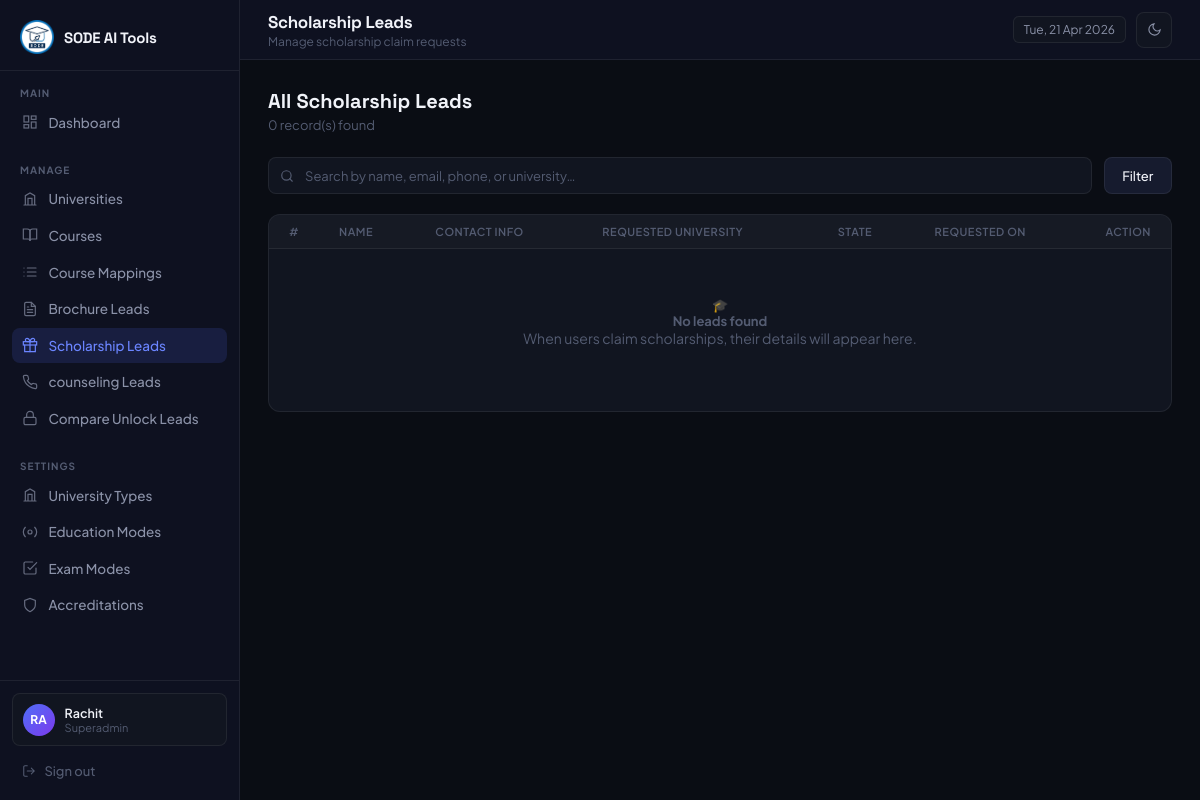
/admin/scholarship_leads.php (signed in), run on an earlier commit of the app's database.
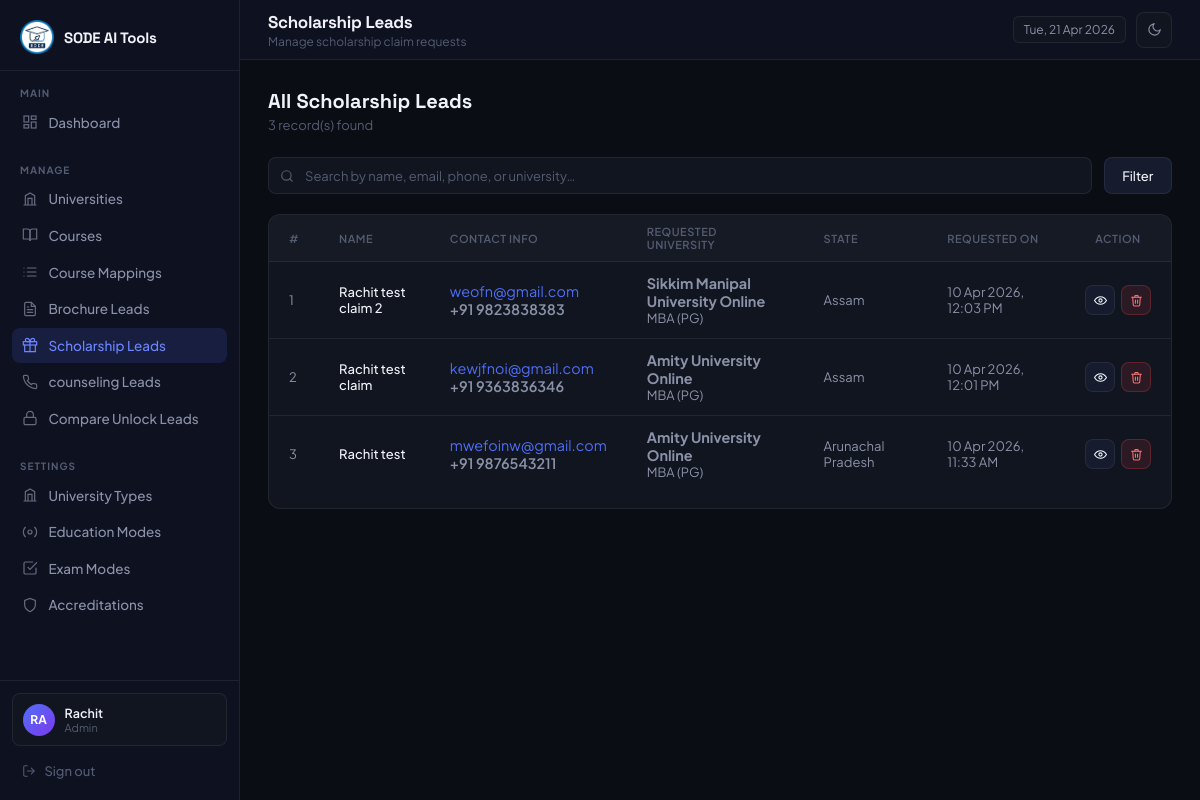
And on a later commit of the database.
### tables this page shows
CREATE TABLE `scholarship_leads` (
  `id` int(11) NOT NULL,
  `name` varchar(255) NOT NULL,
  `email` varchar(255) NOT NULL,
  `country_code` varchar(10) NOT NULL DEFAULT '+91',
  `phone` varchar(50) NOT NULL,
  `course` varchar(255) NOT NULL,
  `state` varchar(100) NOT NULL,
  `uni_name` varchar(255) DEFAULT NULL,
  `page_url` text DEFAULT NULL,
  `user_ip` varchar(45) NOT NULL,
  `created_at` timestamp NOT NULL DEFAULT current_timestamp()
);

### includes/helpers.php (called while the page is built, shortened)
<?php
function e(mixed $val): string {
    return htmlspecialchars((string)$val, ENT_QUOTES, 'UTF-8');
}

### admin/scholarship_leads.php (the view, shortened to what the changed rows need)
<?php
require_once '../includes/db.php';
require_once '../includes/helpers.php';
$where = ["1 = 1"];
$params = [];
$sql = "SELECT id, name, email, country_code, phone, course, state, uni_name, page_url, user_ip, created_at
        FROM scholarship_leads
        WHERE " . implode(' AND ', $where) . "
        ORDER BY created_at DESC";
try {
    $stmt = $pdo->prepare($sql);
    $stmt->execute($params);
    $leads = $stmt->fetchAll(PDO::FETCH_ASSOC);
} catch (PDOException $e) {
    $leads = [];
    if($e->getCode() == '42S02') {
        $table_missing = true;
    }
}
?>
<!DOCTYPE html>
<html lang="en">
<head>
</head>
<body>
  <?php require_once __DIR__ . '/includes/sidebar.php'; ?>
  <main class="main">
    <?php require_once __DIR__ . '/includes/topbar.php'; ?>
    <div class="content">
      <div class="page-header">
        <div>
          <h3>All Scholarship Leads</h3>
          <p><?= count($leads) ?> record(s) found</p>
        </div>
      </div>
      <div class="panel">
        <div class="table-responsive">
          <table>
          <thead>
            <tr>
              <th style="width:50px;">#</th>
              <th>Name</th>
              <th>Contact Info</th>
              <th>Requested University</th>
              <th>State</th>
              <th>Requested On</th>
              <th style="width:80px; text-align:center;">Action</th>
            </tr>
          </thead>
          <tbody>
            <?php if ($leads): ?>
              <?php foreach ($leads as $i => $l): ?>
                <tr>
                  <td data-label="#"> <?= $i + 1 ?> </td>
                  <td data-label="Name">
                      <div class="cell-name"><?= e($l['name']) ?></div>
                  </td>
                  <td data-label="Contact">
                      <div style="font-size:0.9rem;">
                          <div style="color:var(--accent);"><?= e($l['email']) ?></div>
                          <div style="color:var(--text-m); font-weight:600;"><?= e($l['country_code']) ?> <?= e($l['phone']) ?></div>
                      </div>
                  </td>
                  <td data-label="University">
                      <strong style="color:var(--accent-blue); font-size:0.9rem;"><?= e($l['uni_name'] ?: 'N/A') ?></strong><br>
                      <span style="font-size:0.8rem; color:var(--text-m);"><?= e($l['course']) ?></span>
                  </td>
                  <td data-label="State"><?= e($l['state']) ?></td>
                  <td data-label="Requested On"><?= date('d M Y, h:i A', strtotime($l['created_at'])) ?></td>
                  <td data-label="Action">
                    <div class="action-col" style="justify-content:center;">
                      <a href="scholarship_lead_view.php?id=<?= $l['id'] ?>" class="btn btn-secondary btn-sm btn-icon" title="View Details">
                        <svg width="13" height="13" viewBox="0 0 24 24" fill="none" stroke="currentColor" stroke-width="2" stroke-linecap="round"><path d="M1 12s4-7 11-7 11 7 11 7-4 7-11 7S1 12 1 12z" /><circle cx="12" cy="12" r="3" /></svg>
                      </a>
                      <form method="POST" style="display:inline;">
                        <button type="submit" class="btn btn-danger btn-sm btn-icon" title="Delete Lead" data-confirm="Delete scholarship lead for '<?= e($l['name']) ?>'? This cannot be undone.">
                           <svg width="13" height="13" viewBox="0 0 24 24" fill="none" stroke="currentColor" stroke-width="2" stroke-linecap="round"><polyline points="3 6 5 6 21 6" /><path d="M19 6l-1 14a2 2 0 0 1-2 2H8a2 2 0 0 1-2-2L5 6" /><path d="M10 11v6M14 11v6" /><path d="M9 6V4a1 1 0 0 1 1-1h4a1 1 0 0 1 1 1v2" /></svg>
                        </button>
                      </form>
                    </div>
                  </td>
                </tr>
              <?php endforeach; ?>
            <?php else: ?>
              <tr>
                <td colspan="7" class="empty-state">
                  <div class="empty-icon">🎓</div>
                  <h4>No leads found</h4>
                  <p>When users claim scholarships, their details will appear here.</p>
                </td>
              </tr>
            <?php endif; ?>
          </tbody>
          </table>
        </div>
      </div>
    </div>
  </main>
</body>
</html>

### admin/includes/sidebar.php (shortened to what the changed rows need)
<aside class="sidebar" id="sidebar">
  <div class="sidebar-footer">
    <div class="user-info">
      <div class="user-meta">
        <span class="uname"><?= htmlspecialchars($_SESSION['admin_name']) ?></span>
        <span class="urole"><?= htmlspecialchars($_SESSION['admin_role']) ?></span>
      </div>
    </div>
  </div>
</aside>

What changed in the data, as far as the page shows it:
added scholarship_leads: name "Rachit test claim 2", email "weofn@gmail.com", country_code "+91", phone "9823838383", uni_name "Sikkim Manipal University Online", course "MBA (PG)", state "Assam", created_at "10 Apr 2026, 12:03 PM"
added scholarship_leads: name "Rachit test claim", email "kewjfnoi@gmail.com", country_code "+91", phone "9363836346", uni_name "Amity University Online", course "MBA (PG)", state "Assam", created_at "10 Apr 2026, 12:01 PM"
added scholarship_leads: name "Rachit test", email "mwefoinw@gmail.com", country_code "+91", phone "9876543211", uni_name "Amity University Online", course "MBA (PG)", state "Arunachal Pradesh", created_at "10 Apr 2026, 11:33 AM"
Also different on the page:
$_SESSION['admin_role']: "Superadmin" → "Admin"
count($leads): "0" → "3"
text no longer shown: "🎓 No leads found When users claim scholarships, their details will appear here."
